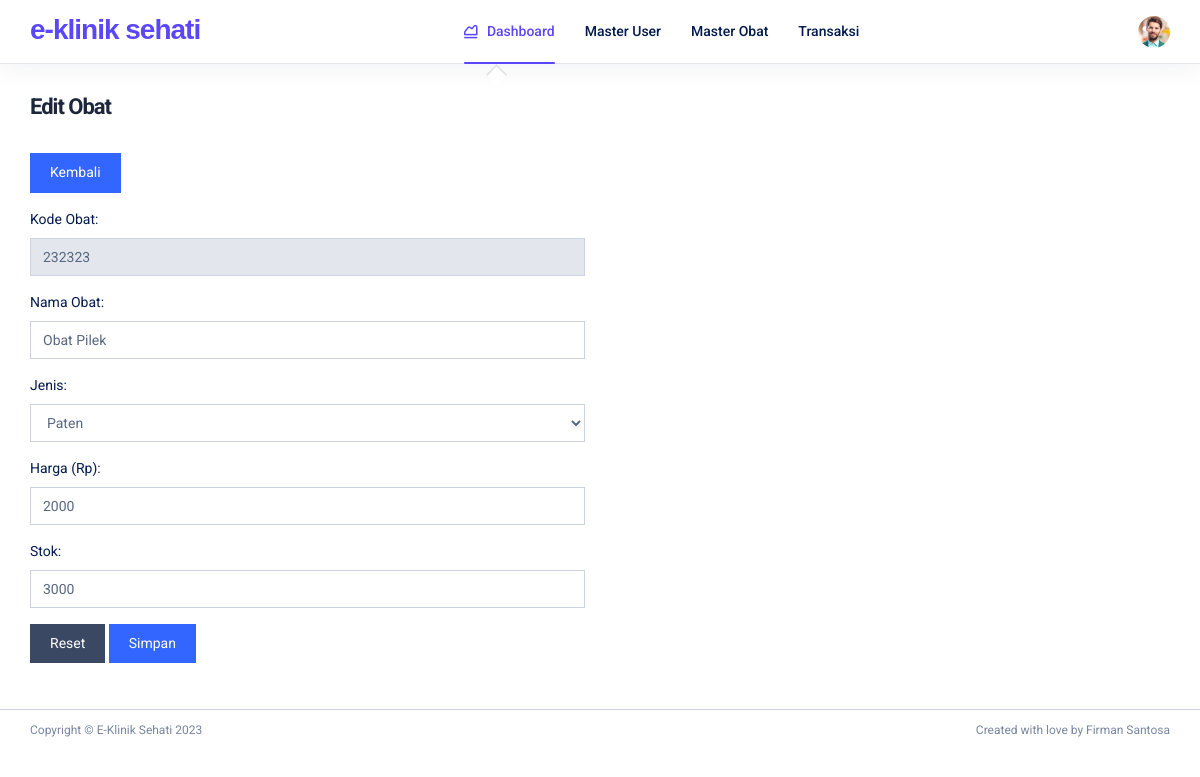
Page /menu.php?mod=add-obat&id=232323 (signed in) on the committed database.
### tables this page shows
CREATE TABLE `obat` (
  `kode_obat` varchar(35) NOT NULL,
  `nm_obat` varchar(200) NOT NULL,
  `id_jenis` int(11) NOT NULL,
  `harga` double NOT NULL,
  `stok` int(11) NOT NULL,
  PRIMARY KEY (`kode_obat`)
);

### modul/obat/add.php (the view, shortened to what this page needs)
<?php
	$kode_obat	= trim(@$_GET['id']);
	if(empty($kode_obat)){
?>
<div class="az-dashboard-one-title">
    <div>
         <h2 class="az-dashboard-title">Tambah Obat</h2>
    </div>
</div>
<a href="menu.php?mod=obat" class="btn btn-primary mb-3">Kembali</a>
<?php
	if(isset($_POST['tambah'])){
		$kode_obat	= $_POST['kode_obat'];
		$nm_obat		= $_POST['nm_obat'];
		$id_jenis		= $_POST['id_jenis'];
		$harga		= $_POST['harga'];
		$stok		= $_POST['stok'];
		$proses			= mysqli_query($konek,"INSERT INTO obat (kode_obat, nm_obat, id_jenis, harga, stok) VALUE ('".$kode_obat."','".$nm_obat."','".$id_jenis."','".$harga."','".$stok."')");
		if($proses){
			header("Location: menu.php?mod=obat");
		}else{
			echo"<div class='alert alert-danger'>Gagal menyimpan data.</div>";
		}
	}
?>
<form class="row" method="post">
	<div class="col-md-6">
		<div class="form-group">
			<label>Kode Obat:</label>
			<input type="text" name="kode_obat" class="form-control" placeholder="Kode Obat" required>
		</div>
		<div class="form-group">
			<label>Nama Obat:</label>
			<input type="text" name="nm_obat" class="form-control" placeholder="Nama Obat" required>
		</div>
		<div class="form-group">
			<label>Jenis:</label>
			<select class="form-control" name="id_jenis" required>
				<option value="">- Pilih Jenis -</option>
				<?php
					$sjenis = mysqli_query($konek,"SELECT * FROM jenis");
					while($djenis = mysqli_fetch_array($sjenis)){
						echo"<option value='".$djenis['id_jenis']."'>".$djenis['nm_jenis']."</option>";
					}
				?>
			</select>
		</div>
		<div class="form-group">
			<label>Harga (Rp):</label>
			<input type="number" name="harga" class="form-control" placeholder="Harga" required>
		</div>
		<div class="form-group">
			<label>Stok:</label>
			<input type="number" name="stok" class="form-control" placeholder="Stok Obat" required>
		</div>
		<div class="form-group">
			<button type="reset" class="btn btn-dark">Reset</button>
			<button type="submit" name="tambah" class="btn btn-primary">Simpan</button>
		</div>
	</div>
</form>
<?php
	}else{
		$sdata	= mysqli_query($konek,"SELECT * FROM obat WHERE kode_obat = '".$kode_obat."'");
		$hdata	= mysqli_num_rows($sdata);
		if($hdata == 0){
			echo"<div class='alert alert-danger'>Data Obat tidak ditemukan.</div>";
		}else{
			$ddata = mysqli_fetch_array($sdata);
?>
<div class="az-dashboard-one-title">
    <div>
         <h2 class="az-dashboard-title">Edit Obat</h2>
    </div>
</div>
<a href="menu.php?mod=obat" class="btn btn-primary mb-3">Kembali</a>
<form class="row" method="post">
	<div class="col-md-6">
		<div class="form-group">
			<label>Kode Obat:</label>
			<input type="text" class="form-control" value="<?= $ddata['kode_obat'] ?>" readonly>
		</div>
		<div class="form-group">
			<label>Nama Obat:</label>
			<input type="text" name="nm_obat" class="form-control" value="<?= $ddata['nm_obat'] ?>" placeholder="Nama Obat" required>
		</div>
		<div class="form-group">
			<label>Jenis:</label>
			<select class="form-control" name="id_jenis" required>
				<?php
					$sjenis = mysqli_query($konek,"SELECT * FROM jenis");
					while($djenis = mysqli_fetch_array($sjenis)){
						if($ddata['id_jenis'] == $djenis['id_jenis']){
							echo"<option value='".$djenis['id_jenis']."' selected>".$djenis['nm_jenis']."</option>";
						}else{
							echo"<option value='".$djenis['id_jenis']."'>".$djenis['nm_jenis']."</option>";
						}
					}
				?>
			</select>
		</div>
		<div class="form-group">
			<label>Harga (Rp):</label>
			<input type="number" name="harga" class="form-control" value="<?= $ddata['harga'] ?>" placeholder="Harga" required>
		</div>
		<div class="form-group">
			<label>Stok:</label>
			<input type="number" name="stok" class="form-control" value="<?= $ddata['stok'] ?>" placeholder="Stok Obat" required>
		</div>
		<div class="form-group">
			<button type="reset" class="btn btn-dark">Reset</button>
			<button type="submit" name="edit" class="btn btn-primary">Simpan</button>
		</div>
	</div>
</form>
<?php
	}
	}
?>

### rows in the picture
obat: kode_obat "232323", nm_obat "Obat Pilek", harga "2000", stok "3000"

### other values in the picture
identitas('nama') "e-klinik sehati"
identitas('nama') "E-Klinik Sehati"
identitas('author') "Firman Santosa"
form field id_jenis "Paten"
